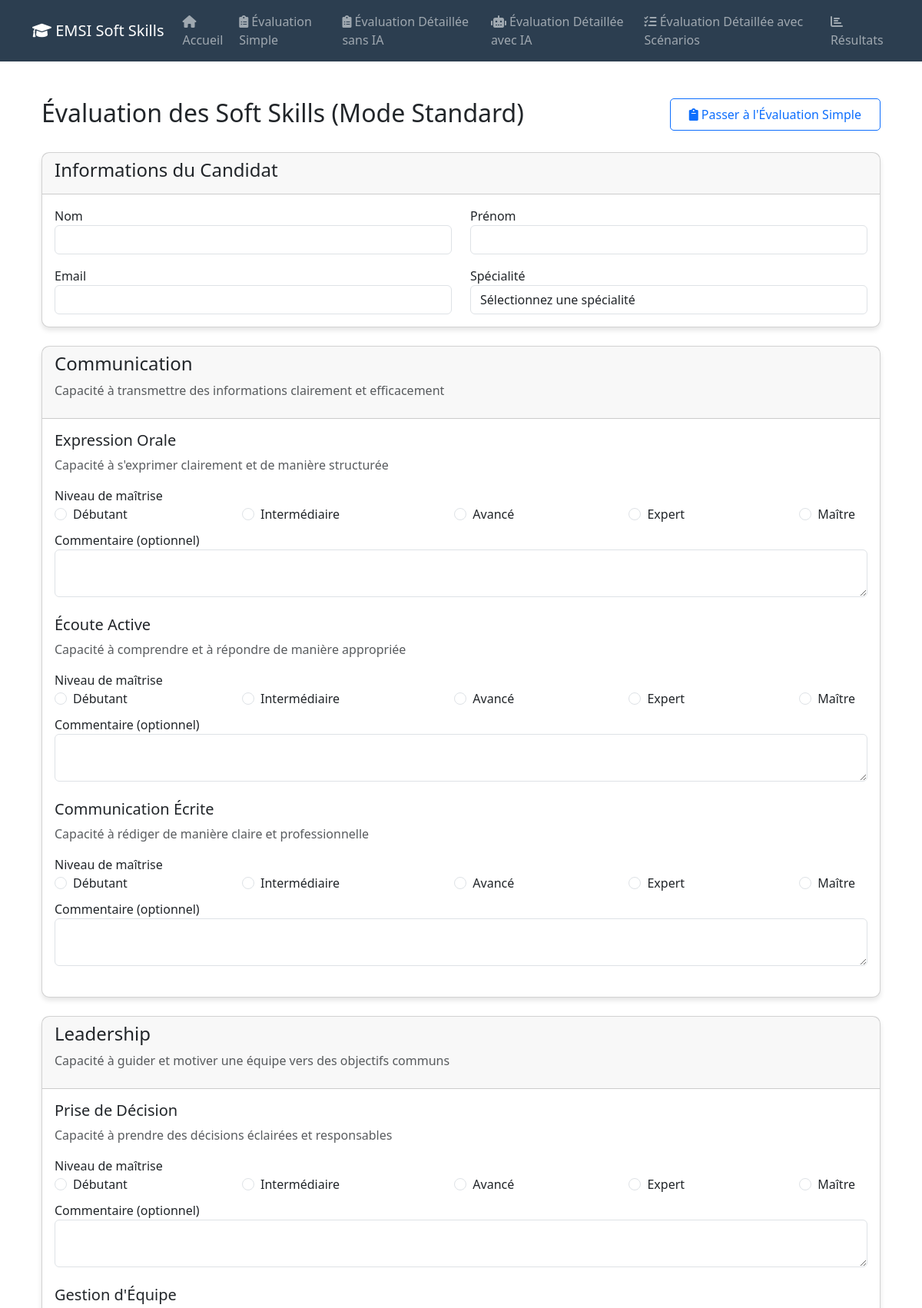
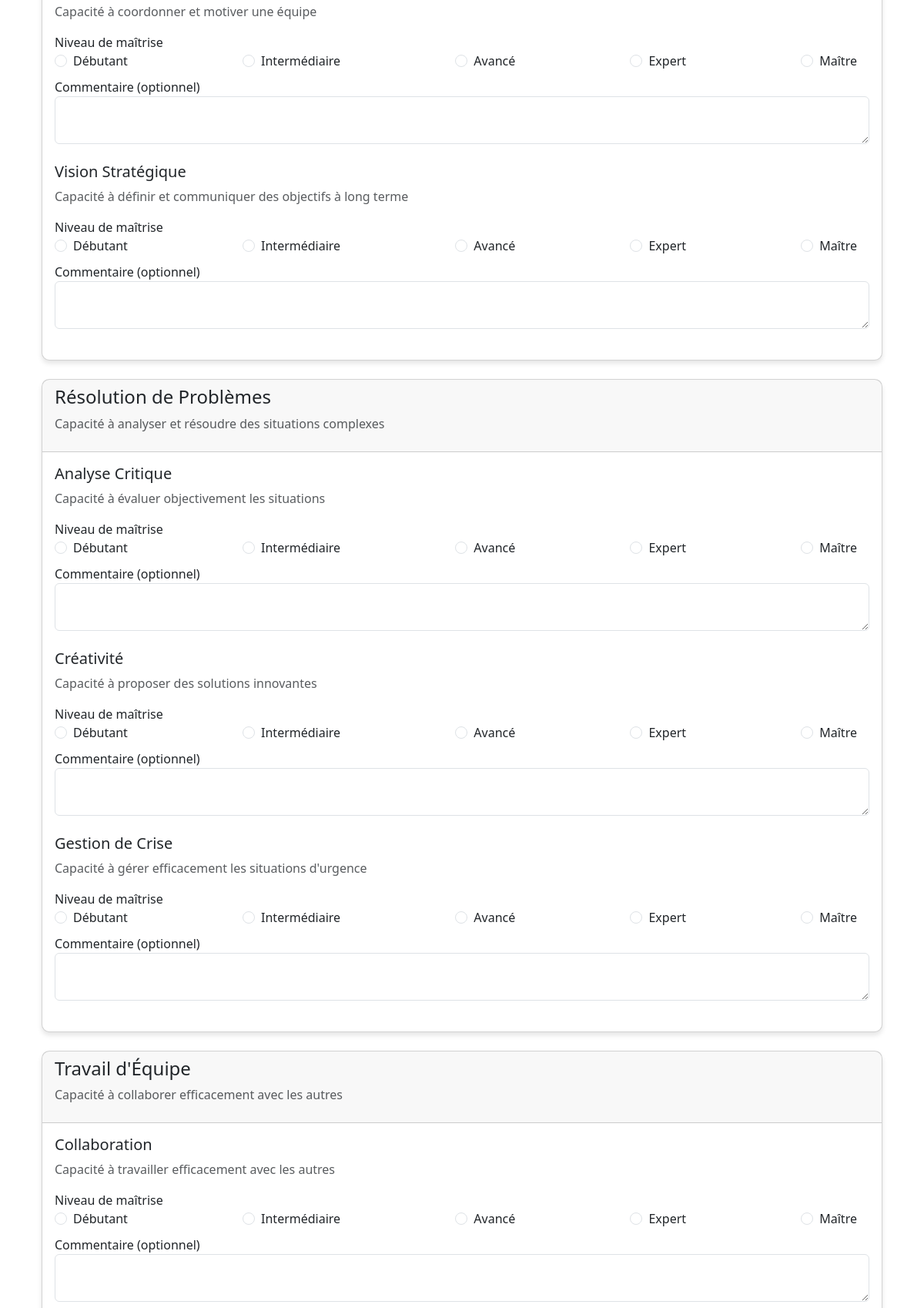
The app's page /evaluation_sans_ia (upper part) with its own data (2 pictures, top to bottom).
### app.py (models this page shows)
class Base(DeclarativeBase):
    pass

class SoftSkillCategorie(Base):
    __tablename__ = 'soft_skill_categorie'
    id = db.Column(db.Integer, primary_key=True)
    nom = db.Column(db.String(100), nullable=False)
    description = db.Column(db.Text)
    competences = db.relationship('Competence', backref='categorie', lazy=True)

class Competence(Base):
    __tablename__ = 'competence'
    id = db.Column(db.Integer, primary_key=True)
    categorie_id = db.Column(db.Integer, db.ForeignKey('soft_skill_categorie.id'), nullable=False)
    nom = db.Column(db.String(100), nullable=False)
    description = db.Column(db.Text)
    scores = db.relationship('ScoreDetaille', backref='competence', lazy=True)
    questions = db.relationship('Question', backref='competence', lazy=True)

### app.py (the view, shortened to what this page needs)
@app.route('/evaluation_sans_ia', methods=['GET', 'POST'])
def evaluation_sans_ia():
    categories = SoftSkillCategorie.query.all()
    return render_template('evaluation_sans_ia.html',
                         categories=categories,
                         specialites=SPECIALITES_EMSI)

### templates/evaluation_sans_ia.html (shortened to what this page needs)
{% extends "base.html" %}
{% block content %}
<div class="container mt-5">
    <div class="row mb-4">
        <div class="col">
            <h2>Évaluation des Soft Skills (Mode Standard)</h2>
        </div>
        <div class="col-auto">
            <a href="{{ url_for('nouvelle_evaluation') }}" class="btn btn-outline-primary">
                <i class="fas fa-clipboard"></i> Passer à l'Évaluation Simple
            </a>
        </div>
    </div>
    <form method="POST" action="{{ url_for('evaluation_sans_ia') }}">
        <div class="card mb-4">
            <div class="card-header">
                <h4>Informations du Candidat</h4>
            </div>
            <div class="card-body">
                <div class="row">
                    <div class="col-md-6">
                        <div class="form-group">
                            <label for="nom">Nom</label>
                            <input type="text" class="form-control" id="nom" name="nom" required>
                        </div>
                    </div>
                    <div class="col-md-6">
                        <div class="form-group">
                            <label for="prenom">Prénom</label>
                            <input type="text" class="form-control" id="prenom" name="prenom" required>
                        </div>
                    </div>
                </div>
                <div class="row mt-3">
                    <div class="col-md-6">
                        <div class="form-group">
                            <label for="email">Email</label>
                            <input type="email" class="form-control" id="email" name="email" required>
                        </div>
                    </div>
                    <div class="col-md-6">
                        <div class="form-group">
                            <label for="specialite">Spécialité</label>
                            <select class="form-control" id="specialite" name="specialite" required>
                                <option value="">Sélectionnez une spécialité</option>
                            </select>
                        </div>
                    </div>
                </div>
            </div>
        </div>
        {% for categorie in categories %}
        <div class="card mb-4">
            <div class="card-header">
                <h4>{{ categorie.nom }}</h4>
                <p class="text-muted">{{ categorie.description }}</p>
            </div>
            <div class="card-body">
                {% for competence in categorie.competences %}
                <div class="mb-4">
                    <h5>{{ competence.nom }}</h5>
                    <p class="text-muted">{{ competence.description }}</p>
                    <div class="form-group">
                        <label>Niveau de maîtrise</label>
                        <div class="d-flex justify-content-between">
                            <div class="form-check form-check-inline">
                                <input class="form-check-input" type="radio" name="competence_{{ competence.id }}" value="1" required>
                                <label class="form-check-label">Débutant</label>
                            </div>
                            <div class="form-check form-check-inline">
                                <input class="form-check-input" type="radio" name="competence_{{ competence.id }}" value="2">
                                <label class="form-check-label">Intermédiaire</label>
                            </div>
                            <div class="form-check form-check-inline">
                                <input class="form-check-input" type="radio" name="competence_{{ competence.id }}" value="3">
                                <label class="form-check-label">Avancé</label>
                            </div>
                            <div class="form-check form-check-inline">
                                <input class="form-check-input" type="radio" name="competence_{{ competence.id }}" value="4">
                                <label class="form-check-label">Expert</label>
                            </div>
                            <div class="form-check form-check-inline">
                                <input class="form-check-input" type="radio" name="competence_{{ competence.id }}" value="5">
                                <label class="form-check-label">Maître</label>
                            </div>
                        </div>
                    </div>
                    <div class="form-group mt-2">
                        <label for="commentaire_{{ competence.id }}">Commentaire (optionnel)</label>
                        <textarea class="form-control" id="commentaire_{{ competence.id }}" name="commentaire_{{ competence.id }}" rows="2"></textarea>
                    </div>
                </div>
                {% endfor %}
            </div>
        </div>
        {% endfor %}
    </form>
</div>
{% endblock %}

### templates/base.html (shortened to what this page needs)
<!DOCTYPE html>
<html lang="fr">
<head>
    <link href="https://cdn.jsdelivr.net/npm/bootstrap@5.3.0/dist/css/bootstrap.min.css" rel="stylesheet">
    <link href="https://cdnjs.cloudflare.com/ajax/libs/font-awesome/6.0.0/css/all.min.css" rel="stylesheet">
</head>
<body>
    <nav class="navbar navbar-expand-lg navbar-dark navbar-custom">
        <div class="container">
            <a class="navbar-brand" href="/">
                <i class="fas fa-graduation-cap"></i> EMSI Soft Skills
            </a>
            <div class="collapse navbar-collapse" id="navbarNav">
                <ul class="navbar-nav">
                    <li class="nav-item">
                        <a class="nav-link" href="/"><i class="fas fa-home"></i> Accueil</a>
                    </li>
                    <li class="nav-item">
                        <a class="nav-link" href="/evaluation/nouvelle"><i class="fas fa-clipboard-list"></i> Évaluation Simple</a>
                    </li>
                    <li class="nav-item">
                        <a class="nav-link" href="{{ url_for('evaluation_sans_ia') }}">
                            <i class="fas fa-clipboard-list"></i> Évaluation Détaillée sans IA
                        </a>
                    </li>
                    <li class="nav-item">
                        <a class="nav-link" href="{{ url_for('evaluation_avec_ia') }}">
                            <i class="fas fa-robot"></i> Évaluation Détaillée avec IA
                        </a>
                    </li>
                    <li class="nav-item">
                        <a class="nav-link" href="{{ url_for('evaluation_detaillee_scenario') }}">
                            <i class="fas fa-tasks"></i> Évaluation Détaillée avec Scénarios
                        </a>
                    </li>
                    <li class="nav-item">
                        <a class="nav-link" href="/resultats"><i class="fas fa-chart-bar"></i> Résultats</a>
                    </li>
                </ul>
            </div>
        </div>
    </nav>
    <div class="container main-content">
        {% block content %}{% endblock %}
    </div>
</body>
</html>

### templates/base.html (style rules this page uses)
.navbar-custom { background-color: #2c3e50; }
.main-content { margin-top: 2rem; margin-bottom: 2rem; }
.card { border-radius: 10px; box-shadow: 0 4px 6px rgba(0, 0, 0, 0.1); margin-bottom: 1rem; transition: transform 0.3s ease; }
.btn { border-radius: 5px; padding: 0.5rem 1.5rem; }

### records on screen
SoftSkillCategorie: nom "Communication", description "Capacité à transmettre des informations clairement et efficacement"
Competence: nom "Expression Orale", description "Capacité à s'exprimer clairement et de manière structurée"
Competence: nom "Écoute Active", description "Capacité à comprendre et à répondre de manière appropriée"
Competence: nom "Communication Écrite", description "Capacité à rédiger de manière claire et professionnelle"
SoftSkillCategorie: nom "Leadership", description "Capacité à guider et motiver une équipe vers des objectifs communs"
Competence: nom "Prise de Décision", description "Capacité à prendre des décisions éclairées et responsables"
Competence: nom "Gestion d'Équipe", description "Capacité à coordonner et motiver une équipe"
Competence: nom "Vision Stratégique", description "Capacité à définir et communiquer des objectifs à long terme"
SoftSkillCategorie: nom "Résolution de Problèmes", description "Capacité à analyser et résoudre des situations complexes"
Competence: nom "Analyse Critique", description "Capacité à évaluer objectivement les situations"
Competence: nom "Créativité", description "Capacité à proposer des solutions innovantes"
Competence: nom "Gestion de Crise", description "Capacité à gérer efficacement les situations d'urgence"
SoftSkillCategorie: nom "Travail d'Équipe", description "Capacité à collaborer efficacement avec les autres"
Competence: nom "Collaboration", description "Capacité à travailler efficacement avec les autres"
